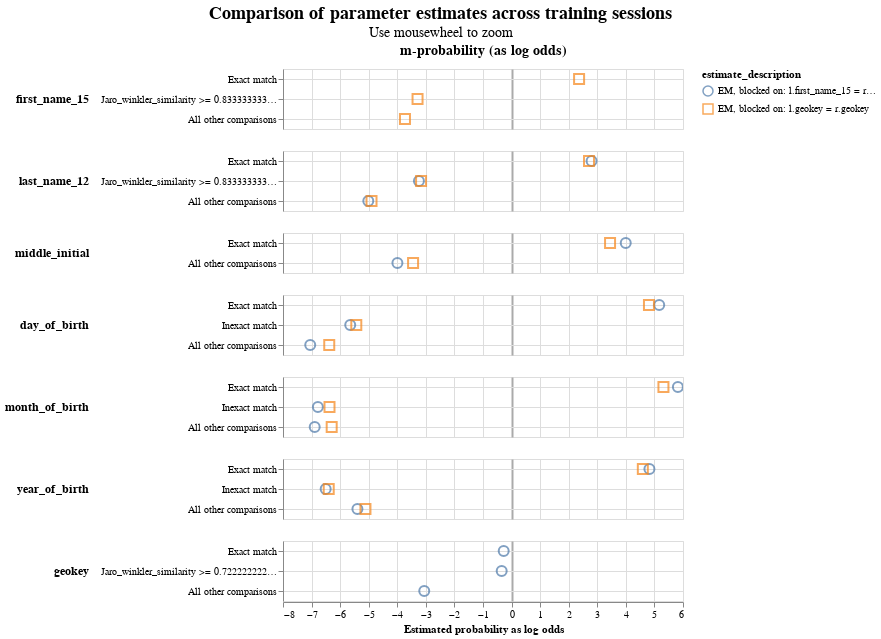

This figure's notebook cell:
### Code cell
linker.parameter_estimate_comparisons_chart()

### Figure 1 — Vega-Lite specification as saved in the notebook (floating-point values rounded to 4 significant figures)
{"config": {"view": {"continuousWidth": 400, "continuousHeight": 300}, "title": {"anchor": "middle", "fontSize": 18, "subtitleFontSize": 14}}, "data": {"name": "data-92ae570031617dc9b1c7290767681514"}, "mark": {"type": "point", "filled": false, "opacity": 0.7, "size": 100}, "encoding": {"color": {"field": "estimate_description", "type": "nominal"}, "column": {"align": "each", "field": "col_header", "header": {"labelFontSize": 14, "labelFontWeight": "bold"}, "title": null, "type": "nominal"}, "row": {"align": "each", "field": "comparison_name", "header": {"labelAlign": "left", "labelAnchor": "middle", "labelAngle": 0, "labelFontSize": 12, "labelFontWeight": "bold"}, "sort": {"field": "comparison_sort_order"}, "title": null, "type": "nominal"}, "shape": {"field": "estimate_description", "scale": {"range": ["circle", "square", "triangle", "diamond"]}, "type": "nominal"}, "tooltip": [{"field": "comparison_name", "type": "nominal"}, {"field": "estimate_description", "type": "nominal"}, {"field": "estimated_probability", "type": "quantitative"}], "x": {"axis": {"gridColor": {"condition": {"test": "abs(datum.value / 10)  <= 1 & datum.value % 10 === 0", "value": "#aaa"}, "value": "#ddd"}, "gridDash": {"condition": {"test": "abs(datum.value / 10) == 1", "value": [3]}, "value": null}, "gridWidth": {"condition": {"test": "abs(datum.value / 10)  <= 1 & datum.value % 10 === 0", "value": 2}, "value": 1}}, "field": "estimated_probability_as_log_odds", "title": "Estimated probability as log odds", "type": "quantitative"}, "y": {"axis": {"grid": true, "title": null}, "field": "comparison_level_label", "sort": {"field": "comparison_vector_value", "order": "descending"}, "type": "nominal"}}, "params": [{"name": "mouse_zoom", "select": {"type": "interval", "encodings": ["x"]}, "bind": "scales"}], "resolve": {"scale": {"y": "independent"}}, "title": {"text": "Comparison of parameter estimates across training sessions", "subtitle": "Use mousewheel to zoom"}, "transform": [{"calculate": "datum.m_or_u + '-probability (as log odds)'", "as": "col_header"}], "$schema": "https://vega.github.io/schema/vega-lite/v5.9.3.json", "datasets": {"data-92ae570031617dc9b1c7290767681514": [{"m_or_u": "m", "estimated_probability": 0.8373, "estimate_description": "EM, blocked on: l.geokey = r.geokey", "estimated_probability_as_log_odds": 2.363, "sql_condition": "\"first_name_15_l\" = \"first_name_15_r\"", "comparison_level_label": "Exact match", "comparison_vector_value": 2, "comparison_name": "first_name_15", "comparison_sort_order": 0}, {"m_or_u": "m", "estimated_probability": 0.09271, "estimate_description": "EM, blocked on: l.geokey = r.geokey", "estimated_probability_as_log_odds": -3.291, "sql_condition": "jaro_winkler_similarity(\"first_name_15_l\", \"first_name_15_r\") >= 0.8333333333333334", "comparison_level_label": "Jaro_winkler_similarity >= 0.8333333333333334", "comparison_vector_value": 1, "comparison_name": "first_name_15", "comparison_sort_order": 0}, {"m_or_u": "m", "estimated_probability": 0.07004, "estimate_description": "EM, blocked on: l.geokey = r.geokey", "estimated_probability_as_log_odds": -3.731, "sql_condition": "ELSE", "comparison_level_label": "All other comparisons", "comparison_vector_value": 0, "comparison_name": "first_name_15", "comparison_sort_order": 0}, {"m_or_u": "m", "estimated_probability": 0.8744, "estimate_description": "EM, blocked on: l.first_name_15 = r.first_name_15 and l.zipcode = r.zipcode", "estimated_probability_as_log_odds": 2.8, "sql_condition": "\"last_name_12_l\" = \"last_name_12_r\"", "comparison_level_label": "Exact match", "comparison_vector_value": 2, "comparison_name": "last_name_12", "comparison_sort_order": 1}, {"m_or_u": "m", "estimated_probability": 0.8675, "estimate_description": "EM, blocked on: l.geokey = r.geokey", "estimated_probability_as_log_odds": 2.711, "sql_condition": "\"last_name_12_l\" = \"last_name_12_r\"", "comparison_level_label": "Exact match", "comparison_vector_value": 2, "comparison_name": "last_name_12", "comparison_sort_order": 1}, {"m_or_u": "m", "estimated_probability": 0.09555, "estimate_description": "EM, blocked on: l.first_name_15 = r.first_name_15 and l.zipcode = r.zipcode", "estimated_probability_as_log_odds": -3.243, "sql_condition": "jaro_winkler_similarity(\"last_name_12_l\", \"last_name_12_r\") >= 0.8333333333333334", "comparison_level_label": "Jaro_winkler_similarity >= 0.8333333333333334", "comparison_vector_value": 1, "comparison_name": "last_name_12", "comparison_sort_order": 1}, {"m_or_u": "m", "estimated_probability": 0.1002, "estimate_description": "EM, blocked on: l.geokey = r.geokey", "estimated_probability_as_log_odds": -3.167, "sql_condition": "jaro_winkler_similarity(\"last_name_12_l\", \"last_name_12_r\") >= 0.8333333333333334", "comparison_level_label": "Jaro_winkler_similarity >= 0.8333333333333334", "comparison_vector_value": 1, "comparison_name": "last_name_12", "comparison_sort_order": 1}, {"m_or_u": "m", "estimated_probability": 0.03, "estimate_description": "EM, blocked on: l.first_name_15 = r.first_name_15 and l.zipcode = r.zipcode", "estimated_probability_as_log_odds": -5.015, "sql_condition": "ELSE", "comparison_level_label": "All other comparisons", "comparison_vector_value": 0, "comparison_name": "last_name_12", "comparison_sort_order": 1}, {"m_or_u": "m", "estimated_probability": 0.03236, "estimate_description": "EM, blocked on: l.geokey = r.geokey", "estimated_probability_as_log_odds": -4.902, "sql_condition": "ELSE", "comparison_level_label": "All other comparisons", "comparison_vector_value": 0, "comparison_name": "last_name_12", "comparison_sort_order": 1}, {"m_or_u": "m", "estimated_probability": 0.941, "estimate_description": "EM, blocked on: l.first_name_15 = r.first_name_15 and l.zipcode = r.zipcode", "estimated_probability_as_log_odds": 3.996, "sql_condition": "\"middle_initial_l\" = \"middle_initial_r\"", "comparison_level_label": "Exact match", "comparison_vector_value": 1, "comparison_name": "middle_initial", "comparison_sort_order": 2}, {"m_or_u": "m", "estimated_probability": 0.916, "estimate_description": "EM, blocked on: l.geokey = r.geokey", "estimated_probability_as_log_odds": 3.447, "sql_condition": "\"middle_initial_l\" = \"middle_initial_r\"", "comparison_level_label": "Exact match", "comparison_vector_value": 1, "comparison_name": "middle_initial", "comparison_sort_order": 2}, {"m_or_u": "m", "estimated_probability": 0.05899, "estimate_description": "EM, blocked on: l.first_name_15 = r.first_name_15 and l.zipcode = r.zipcode", "estimated_probability_as_log_odds": -3.996, "sql_condition": "ELSE", "comparison_level_label": "All other comparisons", "comparison_vector_value": 0, "comparison_name": "middle_initial", "comparison_sort_order": 2}, {"m_or_u": "m", "estimated_probability": 0.08399, "estimate_description": "EM, blocked on: l.geokey = r.geokey", "estimated_probability_as_log_odds": -3.447, "sql_condition": "ELSE", "comparison_level_label": "All other comparisons", "comparison_vector_value": 0, "comparison_name": "middle_initial", "comparison_sort_order": 2}, {"m_or_u": "m", "estimated_probability": 0.9729, "estimate_description": "EM, blocked on: l.first_name_15 = r.first_name_15 and l.zipcode = r.zipcode", "estimated_probability_as_log_odds": 5.168, "sql_condition": "\"day_of_birth_l\" = \"day_of_birth_r\"", "comparison_level_label": "Exact match", "comparison_vector_value": 2, "comparison_name": "day_of_birth", "comparison_sort_order": 3}, {"m_or_u": "m", "estimated_probability": 0.9655, "estimate_description": "EM, blocked on: l.geokey = r.geokey", "estimated_probability_as_log_odds": 4.809, "sql_condition": "\"day_of_birth_l\" = \"day_of_birth_r\"", "comparison_level_label": "Exact match", "comparison_vector_value": 2, "comparison_name": "day_of_birth", "comparison_sort_order": 3}, {"m_or_u": "m", "estimated_probability": 0.01957, "estimate_description": "EM, blocked on: l.first_name_15 = r.first_name_15 and l.zipcode = r.zipcode", "estimated_probability_as_log_odds": -5.647, "sql_condition": "abs(day_of_birth_l - day_of_birth_r) <= 5", "comparison_level_label": "Inexact match", "comparison_vector_value": 1, "comparison_name": "day_of_birth", "comparison_sort_order": 3}, {"m_or_u": "m", "estimated_probability": 0.0226, "estimate_description": "EM, blocked on: l.geokey = r.geokey", "estimated_probability_as_log_odds": -5.435, "sql_condition": "abs(day_of_birth_l - day_of_birth_r) <= 5", "comparison_level_label": "Inexact match", "comparison_vector_value": 1, "comparison_name": "day_of_birth", "comparison_sort_order": 3}, {"m_or_u": "m", "estimated_probability": 0.007506, "estimate_description": "EM, blocked on: l.first_name_15 = r.first_name_15 and l.zipcode = r.zipcode", "estimated_probability_as_log_odds": -7.047, "sql_condition": "ELSE", "comparison_level_label": "All other comparisons", "comparison_vector_value": 0, "comparison_name": "day_of_birth", "comparison_sort_order": 3}, {"m_or_u": "m", "estimated_probability": 0.01185, "estimate_description": "EM, blocked on: l.geokey = r.geokey", "estimated_probability_as_log_odds": -6.381, "sql_condition": "ELSE", "comparison_level_label": "All other comparisons", "comparison_vector_value": 0, "comparison_name": "day_of_birth", "comparison_sort_order": 3}, {"m_or_u": "m", "estimated_probability": 0.9826, "estimate_description": "EM, blocked on: l.first_name_15 = r.first_name_15 and l.zipcode = r.zipcode", "estimated_probability_as_log_odds": 5.821, "sql_condition": "\"month_of_birth_l\" = \"month_of_birth_r\"", "comparison_level_label": "Exact match", "comparison_vector_value": 2, "comparison_name": "month_of_birth", "comparison_sort_order": 4}, {"m_or_u": "m", "estimated_probability": 0.9755, "estimate_description": "EM, blocked on: l.geokey = r.geokey", "estimated_probability_as_log_odds": 5.315, "sql_condition": "\"month_of_birth_l\" = \"month_of_birth_r\"", "comparison_level_label": "Exact match", "comparison_vector_value": 2, "comparison_name": "month_of_birth", "comparison_sort_order": 4}, {"m_or_u": "m", "estimated_probability": 0.009023, "estimate_description": "EM, blocked on: l.first_name_15 = r.first_name_15 and l.zipcode = r.zipcode", "estimated_probability_as_log_odds": -6.779, "sql_condition": "abs(month_of_birth_l - month_of_birth_r) <= 3", "comparison_level_label": "Inexact match", "comparison_vector_value": 1, "comparison_name": "month_of_birth", "comparison_sort_order": 4}, {"m_or_u": "m", "estimated_probability": 0.01193, "estimate_description": "EM, blocked on: l.geokey = r.geokey", "estimated_probability_as_log_odds": -6.372, "sql_condition": "abs(month_of_birth_l - month_of_birth_r) <= 3", "comparison_level_label": "Inexact match", "comparison_vector_value": 1, "comparison_name": "month_of_birth", "comparison_sort_order": 4}, {"m_or_u": "m", "estimated_probability": 0.008358, "estimate_description": "EM, blocked on: l.first_name_15 = r.first_name_15 and l.zipcode = r.zipcode", "estimated_probability_as_log_odds": -6.89, "sql_condition": "ELSE", "comparison_level_label": "All other comparisons", "comparison_vector_value": 0, "comparison_name": "month_of_birth", "comparison_sort_order": 4}, {"m_or_u": "m", "estimated_probability": 0.01257, "estimate_description": "EM, blocked on: l.geokey = r.geokey", "estimated_probability_as_log_odds": -6.296, "sql_condition": "ELSE", "comparison_level_label": "All other comparisons", "comparison_vector_value": 0, "comparison_name": "month_of_birth", "comparison_sort_order": 4}, {"m_or_u": "m", "estimated_probability": 0.9659, "estimate_description": "EM, blocked on: l.first_name_15 = r.first_name_15 and l.zipcode = r.zipcode", "estimated_probability_as_log_odds": 4.825, "sql_condition": "\"year_of_birth_l\" = \"year_of_birth_r\"", "comparison_level_label": "Exact match", "comparison_vector_value": 2, "comparison_name": "year_of_birth", "comparison_sort_order": 5}, {"m_or_u": "m", "estimated_probability": 0.9602, "estimate_description": "EM, blocked on: l.geokey = r.geokey", "estimated_probability_as_log_odds": 4.594, "sql_condition": "\"year_of_birth_l\" = \"year_of_birth_r\"", "comparison_level_label": "Exact match", "comparison_vector_value": 2, "comparison_name": "year_of_birth", "comparison_sort_order": 5}, {"m_or_u": "m", "estimated_probability": 0.01088, "estimate_description": "EM, blocked on: l.first_name_15 = r.first_name_15 and l.zipcode = r.zipcode", "estimated_probability_as_log_odds": -6.507, "sql_condition": "abs(year_of_birth_l - year_of_birth_r) <= 5", "comparison_level_label": "Inexact match", "comparison_vector_value": 1, "comparison_name": "year_of_birth", "comparison_sort_order": 5}, {"m_or_u": "m", "estimated_probability": 0.01171, "estimate_description": "EM, blocked on: l.geokey = r.geokey", "estimated_probability_as_log_odds": -6.4, "sql_condition": "abs(year_of_birth_l - year_of_birth_r) <= 5", "comparison_level_label": "Inexact match", "comparison_vector_value": 1, "comparison_name": "year_of_birth", "comparison_sort_order": 5}, {"m_or_u": "m", "estimated_probability": 0.02321, "estimate_description": "EM, blocked on: l.first_name_15 = r.first_name_15 and l.zipcode = r.zipcode", "estimated_probability_as_log_odds": -5.395, "sql_condition": "ELSE", "comparison_level_label": "All other comparisons", "comparison_vector_value": 0, "comparison_name": "year_of_birth", "comparison_sort_order": 5}, {"m_or_u": "m", "estimated_probability": 0.02806, "estimate_description": "EM, blocked on: l.geokey = r.geokey", "estimated_probability_as_log_odds": -5.114, "sql_condition": "ELSE", "comparison_level_label": "All other comparisons", "comparison_vector_value": 0, "comparison_name": "year_of_birth", "comparison_sort_order": 5}, {"m_or_u": "m", "estimated_probability": 0.4524, "estimate_description": "EM, blocked on: l.first_name_15 = r.first_name_15 and l.zipcode = r.zipcode", "estimated_probability_as_log_odds": -0.2756, "sql_condition": "\"geokey_l\" = \"geokey_r\"", "comparison_level_label": "Exact match", "comparison_vector_value": 2, "comparison_name": "geokey", "comparison_sort_order": 6}, {"m_or_u": "m", "estimated_probability": 0.4403, "estimate_description": "EM, blocked on: l.first_name_15 = r.first_name_15 and l.zipcode = r.zipcode", "estimated_probability_as_log_odds": -0.3461, "sql_condition": "jaro_winkler_similarity(\"geokey_l\", \"geokey_r\") >= 0.7222222222222222", "comparison_level_label": "Jaro_winkler_similarity >= 0.7222222222222222", "comparison_vector_value": 1, "comparison_name": "geokey", "comparison_sort_order": 6}, {"m_or_u": "m", "estimated_probability": 0.1073, "estimate_description": "EM, blocked on: l.first_name_15 = r.first_name_15 and l.zipcode = r.zipcode", "estimated_probability_as_log_odds": -3.056, "sql_condition": "ELSE", "comparison_level_label": "All other comparisons", "comparison_vector_value": 0, "comparison_name": "geokey", "comparison_sort_order": 6}]}}
